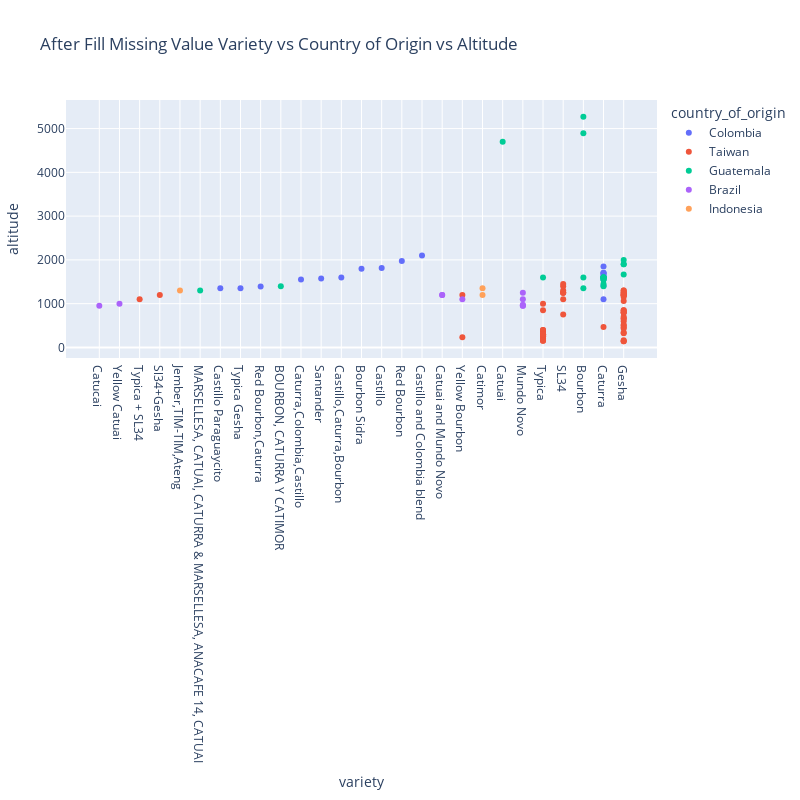

Notebook cell for this chart:
### Code cell
# plot relationship between 'variety' 'country_of_origin' and 'altitude'
variety_df = df[df['country_of_origin'].isin(country_list)]
fig = px.scatter(variety_df, x='variety', y='altitude', color='country_of_origin', title='After Fill Missing Value Variety vs Country of Origin vs Altitude')
fig.update_layout(width=800, height=800, xaxis={'categoryorder':'total ascending'}, margin=go.layout.Margin(l=50))
fig.show()

### Figure 1 — Plotly figure (JSON) as saved in the notebook; plotly's stock layout.template omitted (floating-point values rounded to 4 significant figures)
{"data": [{"hovertemplate": "country_of_origin=Colombia<br>variety=%{x}<br>altitude=%{y}<extra></extra>", "legendgroup": "Colombia", "marker": {"color": "#636efa", "symbol": "circle"}, "mode": "markers", "name": "Colombia", "orientation": "v", "showlegend": true, "type": "scatter", "x": ["Castillo", "Red Bourbon", "Caturra", "Castillo Paraguaycito", "Castillo and Colombia blend", "Caturra", "Caturra", "Caturra", "Bourbon Sidra", "Caturra", "Caturra", "Caturra", "Red Bourbon,Caturra", "Caturra", "Typica Gesha", "Caturra", "Santander", "Caturra,Colombia,Castillo", "Castillo,Caturra,Bourbon"], "xaxis": "x", "y": [1815.0, 1975.0, 1850.0, 1350.0, 2100.0, 1550.0, 1411.0, 1700.0, 1800.0, 1625.0, 1700.0, 1100.0, 1390.0, 1650.0, 1350.0, 1700.0, 1574.0, 1550.0, 1600.0], "yaxis": "y"}, {"hovertemplate": "country_of_origin=Taiwan<br>variety=%{x}<br>altitude=%{y}<extra></extra>", "legendgroup": "Taiwan", "marker": {"color": "#EF553B", "symbol": "circle"}, "mode": "markers", "name": "Taiwan", "orientation": "v", "showlegend": true, "type": "scatter", "x": ["Gesha", "Gesha", "Sl34+Gesha", "SL34", "Gesha", "SL34", "Gesha", "Gesha", "Typica", "SL34", "Gesha", "Gesha", "Gesha", "Typica", "Typica", "Gesha", "Gesha", "Gesha", "Gesha", "Typica", "Typica", "Gesha", "Typica", "Gesha", "Typica", "Yellow Bourbon", "SL34", "SL34", "Yellow Bourbon", "Typica", "Gesha", "Gesha", "SL34", "Gesha", "Typica", "Gesha", "Typica", "Gesha", "SL34", "Typica", "Gesha", "Typica", "Typica + SL34", "Typica", "Typica", "SL34", "Gesha", "Typica", "Gesha", "Typica", "Gesha", "Gesha", "Caturra", "Gesha", "Gesha", "Gesha", "Gesha", "Gesha", "Typica", "Typica", "Gesha"], "xaxis": "x", "y": [1200.0, 1250.0, 1200.0, 1250.0, 1250.0, 1100.0, 1300.0, 1200.0, 850.0, 1250.0, 1300.0, 1200.0, 1060.0, 200.0, 200.0, 668.0, 1200.0, 650.0, 850.0, 400.0, 1000.0, 800.0, 150.0, 800.0, 375.0, 230.0, 1300.0, 1400.0, 1200.0, 250.0, 700.0, 1250.0, 1450.0, 520.0, 400.0, 850.0, 150.0, 800.0, 1250.0, 300.0, 325.0, 275.0, 1100.0, 250.0, 300.0, 750.0, 1150.0, 250.0, 340.0, 275.0, 1200.0, 165.0, 465.0, 139.0, 140.0, 600.0, 460.0, 500.0, 300.0, 300.0, 435.0], "yaxis": "y"}, {"hovertemplate": "country_of_origin=Guatemala<br>variety=%{x}<br>altitude=%{y}<extra></extra>", "legendgroup": "Guatemala", "marker": {"color": "#00cc96", "symbol": "circle"}, "mode": "markers", "name": "Guatemala", "orientation": "v", "showlegend": true, "type": "scatter", "x": ["Gesha", "Gesha", "Gesha", "Caturra", "Catuai", "Caturra", "Caturra", "Bourbon", "Bourbon", "Typica", "Caturra", "Caturra", "Caturra", "Gesha", "Bourbon", "BOURBON, CATURRA Y CATIMOR", "Bourbon", "Caturra", "MARSELLESA, CATUAI, CATURRA & MARSELLESA, ANACAFE 14, CATUAI", "Caturra", "Caturra"], "xaxis": "x", "y": [1668.0, 2000.0, 1900.0, 1600.0, 4700.0, 1600.0, 1600.0, 4895.0, 1350.0, 1600.0, 1600.0, 1550.0, 1550.0, 1900.0, 1600.0, 1400.0, 5272.0, 1600.0, 1302.0, 1450.0, 1400.0], "yaxis": "y"}, {"hovertemplate": "country_of_origin=Brazil<br>variety=%{x}<br>altitude=%{y}<extra></extra>", "legendgroup": "Brazil", "marker": {"color": "#ab63fa", "symbol": "circle"}, "mode": "markers", "name": "Brazil", "orientation": "v", "showlegend": true, "type": "scatter", "x": ["Mundo Novo", "Yellow Bourbon", "Mundo Novo", "Mundo Novo", "Yellow Catuai", "Catucai", "Catuai and Mundo Novo", "Catuai and Mundo Novo", "Mundo Novo", "Mundo Novo"], "xaxis": "x", "y": [1250.0, 1100.0, 950.0, 1100.0, 1000.0, 950.0, 1200.0, 1200.0, 950.0, 975.0], "yaxis": "y"}, {"hovertemplate": "country_of_origin=Indonesia<br>variety=%{x}<br>altitude=%{y}<extra></extra>", "legendgroup": "Indonesia", "marker": {"color": "#FFA15A", "symbol": "circle"}, "mode": "markers", "name": "Indonesia", "orientation": "v", "showlegend": true, "type": "scatter", "x": ["Catimor", "Jember,TIM-TIM,Ateng", "Catimor"], "xaxis": "x", "y": [1200.0, 1300.0, 1350.0], "yaxis": "y"}], "layout": {"height": 800, "legend": {"title": {"text": "country_of_origin"}, "tracegroupgap": 0}, "margin": {"l": 50}, "title": {"text": "After Fill Missing Value Variety vs Country of Origin vs Altitude"}, "width": 800, "xaxis": {"anchor": "y", "categoryorder": "total ascending", "domain": [0, 1], "title": {"text": "variety"}}, "yaxis": {"anchor": "x", "domain": [0, 1], "title": {"text": "altitude"}}}}
